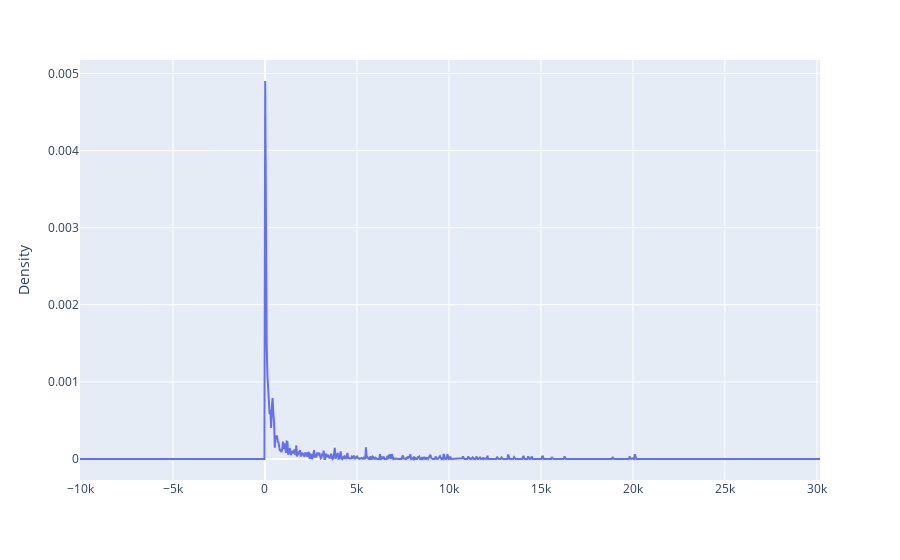

Here is the notebook cell this chart was saved with:
### Markdown cell above
#### Unique Customers

### Code cell
pdf['Unique Customers'].plot.density(bw_method = 3)

### Figure 1 — Plotly figure (JSON) as saved in the notebook; plotly's stock layout.template omitted (floating-point values rounded to 4 significant figures; data arrays with more than 128 entries replaced by an {"elided": "..."} marker saying what was removed)
{"data": [{"hovertemplate": "index=%{x}<br>Density=%{y}<extra></extra>", "legendgroup": "", "line": {"color": "#636efa", "dash": "solid"}, "marker": {"symbol": "circle"}, "mode": "lines", "name": "", "orientation": "v", "showlegend": false, "type": "scatter", "x": {"elided": "1000 float values"}, "xaxis": "x", "y": {"elided": "1000 float values"}, "yaxis": "y"}], "layout": {"legend": {"tracegroupgap": 0}, "margin": {"t": 60}, "xaxis": {"anchor": "y", "domain": [0, 1]}, "yaxis": {"anchor": "x", "domain": [0, 1], "title": {"text": "Density"}}}}
